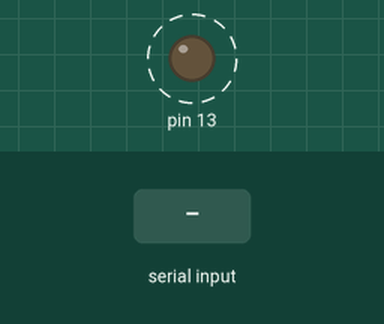
This sketch was run on a simulated Arduino Uno, built with avr-gcc and run on an emulated ATmega328P. On the bench: output pins drawn as LEDs (lit = HIGH). Dashed ring = blinking. The inputs (shaded band) are chosen by the test bench. What the sketch prints to the serial monitor is not drawn.

Above: at 1.2 s.
1.3 s: "1" received over Serial
Timing chart, 0 to 9.5 s (numbered marks = the images above; inputs shaded):
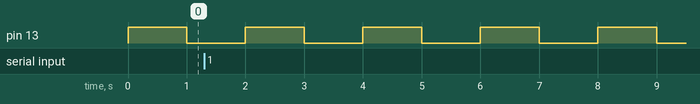

Measured:
- by itself, pin 13: alternates HIGH for 1.0 s and LOW for 1.0 s

The sketch:

Serial_Blink.ino
```cpp
// (licence header left out)
int delay_time = 1000;

void func(int delay_time) {
  digitalWrite(13, HIGH);
  delay(delay_time);

  digitalWrite(13, LOW);
  delay(delay_time);
}

void setup() {
  Serial.begin(9600);
  pinMode(13, OUTPUT);
}

void loop() {
  char c;
  if (Serial.available()) {
    c = Serial.read();
    if (c == 'w') {
      delay_time -= 100;
      if (delay_time < 100) {
        delay_time = 100;
      }
    } else if (c == 's') {
      delay_time += 100;
      if (delay_time > 10000) {
        delay_time = 10000;
      }
    } else {
      Serial.println("Wrong command!");
    }
  }
  func(delay_time);
}
```
